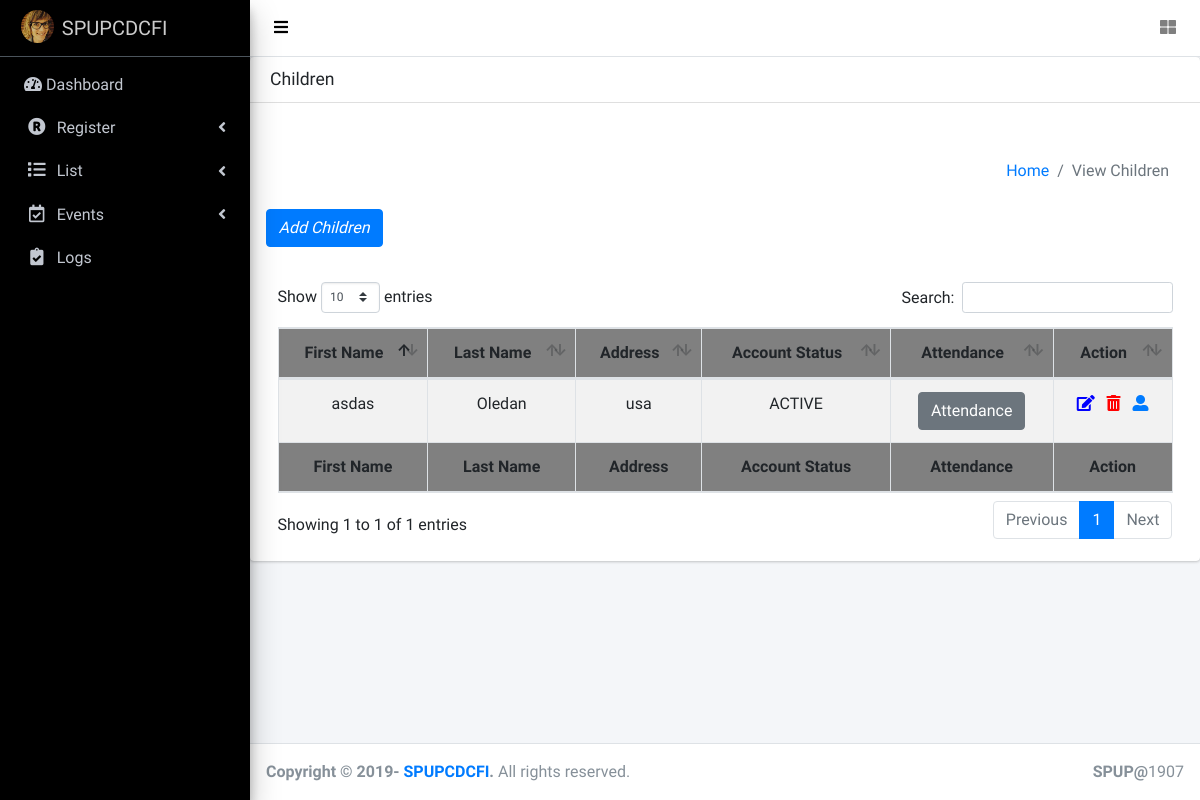
/view_children.php, run on an earlier commit of the app's database.
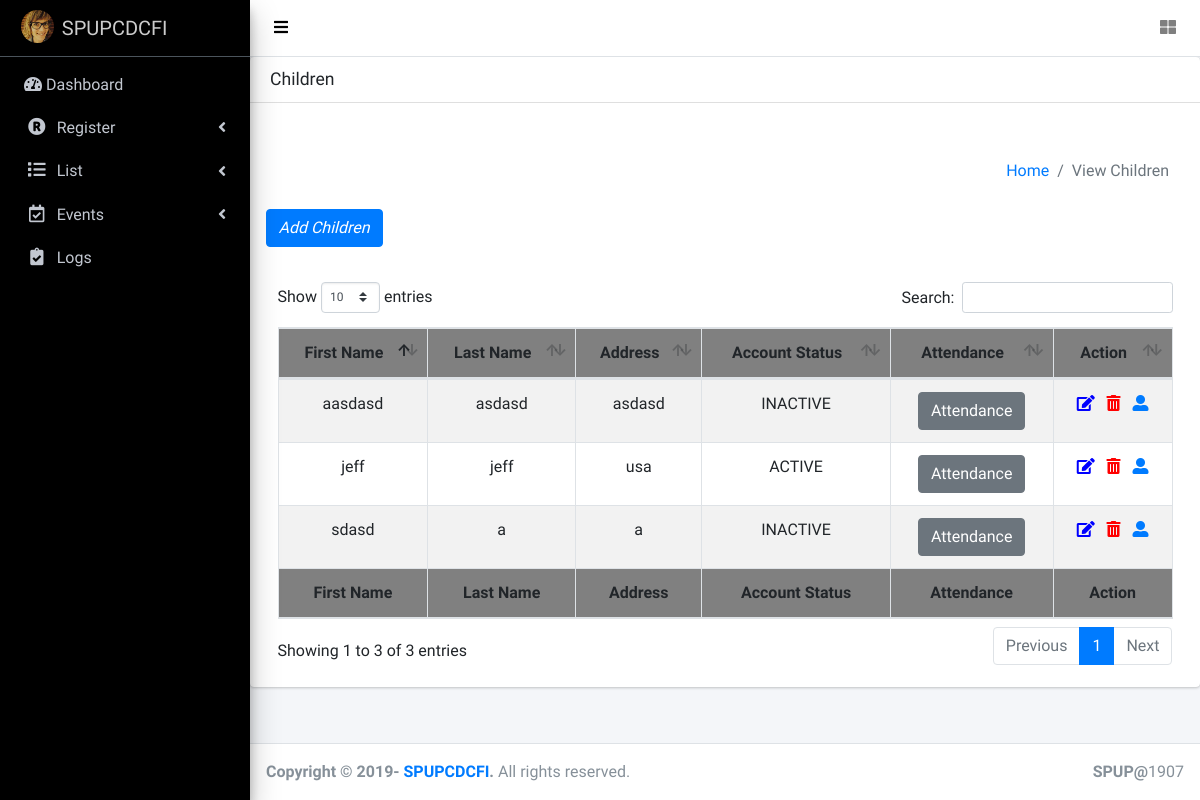
And on a later commit of the database.
### tables this page shows
CREATE TABLE `qrcodes` (
  `id` int(11) NOT NULL,
  `qrImg` varchar(250) NOT NULL,
  `qrlink` text NOT NULL,
  `qrfirstname` varchar(65) NOT NULL,
  `qrmiddlename` varchar(65) NOT NULL,
  `qrlastname` varchar(65) NOT NULL,
  `qrbirthdate` date NOT NULL,
  `qrgender` varchar(11) NOT NULL,
  `qrfathersname` varchar(65) NOT NULL,
  `qrmothersname` varchar(65) NOT NULL,
  `qrbloodtype` varchar(6) NOT NULL,
  `qrcontactperson` int(11) NOT NULL,
  `qraddress` varchar(65) NOT NULL,
  `qraccountstatus` varchar(11) NOT NULL
);

### perfect_function.php (called while the page is built, shortened)
<?php
function getConnection()
{
	$servername = "localhost";
	$username = "root";
	$password = "";
	$dbname = "system";
	$conn = new mysqli($servername, $username, $password, $dbname);
	return $conn;
}
function get($table_name)
{
	$conn = getConnection();
	$sql = "SELECT * FROM $table_name";
	$result = $conn->query($sql);
	return $result;
}
?>

### view_children.php (the view, shortened to what this page needs)
<!DOCTYPE html>
<html>
<head>
  <link rel="stylesheet" href="plugins/fontawesome-free/css/all.min.css">
  <link rel="stylesheet" href="https://code.ionicframework.com/ionicons/2.0.1/css/ionicons.min.css">
  <link rel="stylesheet" href="plugins/datatables-bs4/css/dataTables.bootstrap4.css">
  <link rel="stylesheet" href="dist/css/adminlte.min.css">
</head>
<?php include"header.php";
include"perfect_function.php";?>
          <div class="card">
            <div class="card-header">
              <h3 class="card-title">Children</h3>
            </div><br>
<div class="  container">
       <section class="content-header">
          <section class="content-header">
      <div class="container-fluid">
        <div class="row mb-2">
          <div class="col-sm-6">
          </div>
          <div class="col-sm-6">
            <ol class="breadcrumb float-sm-right">
              <li class="breadcrumb-item"><a href="blank.php">Home</a></li>
              <li class="breadcrumb-item active">View Children</li>
            </ol>
          </div>
        </div>
      </div>
    </section>
          <a href="index.php"><i class="btn btn-primary">Add Children</i></a>
</section>
            <div class="card-body">
              <table id="example1" class="table table-bordered table-striped">
                <thead align="center">
                <tr style="background-color: #808080">
                  <th>First Name</th>
                  <th>Last Name</th>
                  <th>Address</th>
                  <th>Account Status</th>
                  <th>Attendance</th>
                  <th>Action</th>
                </tr>
                </thead>
                <tbody>
</div>
        <?php
 		$table_name="qrcodes";
 		$data=get($table_name);
 		foreach ($data as $key => $row) {
 			$id=$row['id'];
 			$qrfirstname=$row['qrfirstname'];
 			$qrlastname=$row['qrlastname'];
 			$qraddress=$row['qraddress'];
 			$qraccountstatus=$row['qraccountstatus'];
 	 ?>
 	 <tr align="center">
 	 	<td><?=$qrfirstname?></td>
 	 	<td><?=$qrlastname?></td>
    <td><?=$qraddress?></td>
 	 	    <td align="center">
              <?php
              if($qraccountstatus==1) {
              ?>
              <span class="">ACTIVE</span>
              <?php
              } else {
              ?>
              <span class="">INACTIVE</span>
              <?php
              }
              ?>
            </td>
            <td><a href=""><button class="btn btn-secondary">Attendance</button></a></td>
 	 	<td>
			<a href="edit_children.php?id=<?= $id ?>">
				<i class="fas fa-edit" style="color: blue"></i>
			</a>
			<a href="">
			<i class=" fas fa-trash-alt" style="color: red" >  </i>
			</a>
			<a href="children_profile.php?id=<?= $id ?>" >
				<i class="  fas fa-user-alt" style="  "> </i>
			</a>
 	 	</td>
 	 </tr>
 	 <?php } ?>
                <tfoot align="center">
                <tr  style="background-color: #808080">
                  <th>First Name</th>
                  <th>Last Name</th>
                  <th>Address</th>
                  <th>Account Status</th>
                  <th>Attendance</th>
                  <th>Action</th>
                </tr>
                </tfoot>
            </div>
          </div>
        </div>
      </div>
 <?php include"footer.php"; ?>
</body>
</html>

### header.php (shortened to what this page needs)
<html>
<head>
  <link rel="stylesheet" href="plugins/fontawesome-free/css/all.min.css">
  <link rel="stylesheet" href="https://code.ionicframework.com/ionicons/2.0.1/css/ionicons.min.css">
  <link rel="stylesheet" href="plugins/tempusdominus-bootstrap-4/css/tempusdominus-bootstrap-4.min.css">
  <link rel="stylesheet" href="plugins/icheck-bootstrap/icheck-bootstrap.min.css">
  <link rel="stylesheet" href="plugins/jqvmap/jqvmap.min.css">
  <link rel="stylesheet" href="dist/css/adminlte.min.css">
  <link rel="stylesheet" href="plugins/overlayScrollbars/css/OverlayScrollbars.min.css">
  <link rel="stylesheet" href="plugins/daterangepicker/daterangepicker.css">
  <link rel="stylesheet" href="plugins/summernote/summernote-bs4.css">
</head>
<body class="hold-transition sidebar-mini layout-fixed">
<div class="wrapper">
  <nav class="main-header navbar navbar-expand navbar-white navbar-light" style="background-color:white">
    <ul class="navbar-nav">
      <li class="nav-item">
        <a class="nav-link" data-widget="pushmenu" href="#" style="color: black"><i class="fas fa-bars"></i></a>
      </li>
    </ul>
    <ul class="navbar-nav ml-auto">
      <li class="nav-item">
        <a class="nav-link" data-widget="control-sidebar" data-slide="true" href="#">
          <i class="fas fa-th-large"></i>
        </a>
      </li>
    </ul>
  </nav>
  <aside class="main-sidebar sidebar-dark-primary elevation-4" style="background-color:black">
    <a style="background-color:" href="blank.php" class="brand-link">
      <img src="dist/img/user7-128x128.jpg" alt="AdminLTE Logo" class="brand-image img-circle elevation-3"
           style="opacity: .8">
      <span style="background-color:black " class="brand-text font-weight-light"><strong>SPUPCDCFI</strong></span>
    </a>
    <div class="sidebar">
      <nav class="mt-2">
        <ul class="nav nav-pills nav-sidebar flex-column" data-widget="treeview" role="menu" data-accordion="false">
             <li class="nav-item has-treeview">
              <a href="blank.php" class="nav-link">
               <i class="fas fa-tachometer-alt"></i>
                <p>
                  Dashboard
                </p>
              </a>
              </li>
          <li class="nav-item has-treeview">
            <a href="#" class="nav-link">
              <i class="nav-icon fas fa-registered"></i>
              <p>
                Register
                <i class="right fas fa-angle-left"></i>
              </p>
            </a>
          </li>
          <li class="nav-item has-treeview">
            <a href="#" class="nav-link">
              <i class="nav-icon fas fa-list"></i>
              <p>
                List
                <i class="fas fa-angle-left right"></i>
              </p>
            </a>
          </li>
          <li class="nav-item has-treeview">
            <a href="#" class="nav-link">
              <i class="nav-icon far fa-calendar-check"></i>
              <p>
                Events
                <i class="fas fa-angle-left right"></i>
              </p>
            </a>
            <li class="nav-item has-treeview">
            <a href="#" class="nav-link">
              <i class="nav-icon fas fa-clipboard-check"></i>
              <p>
                Logs
              </p>
            </a>
                </ul>
      </nav>
    </div>
  </aside>
  <div class="content-wrapper">

### footer.php (shortened to what this page needs)
  <footer class="main-footer">
    <strong>Copyright &copy; 2019- <a href="http://adminlte.io">SPUPCDCFI</a>.</strong>
    All rights reserved.
    <div class="float-right d-none d-sm-inline-block">
      <b>SPUP@</b>1907
    </div>
  </footer>
</body>
</html>

What changed in the data, as far as the page shows it:
removed qrcodes: qrfirstname "asdas", qrlastname "Oledan", qraddress "usa", qraccountstatus "ACTIVE"
added qrcodes: qrfirstname "aasdasd", qrlastname "asdasd", qraddress "asdasd", qraccountstatus "INACTIVE"
added qrcodes: qrfirstname "jeff", qrlastname "jeff", qraddress "usa", qraccountstatus "ACTIVE"
added qrcodes: qrfirstname "sdasd", qrlastname "a", qraddress "a", qraccountstatus "INACTIVE"
Also different on the page:
text written by a page script: "Show entries Search: Showing 1 to 1 of 1 entries Previous 1 Next" → "Show entries Search: Showing 1 to 3 of 3 entries Previous 1 Next"
